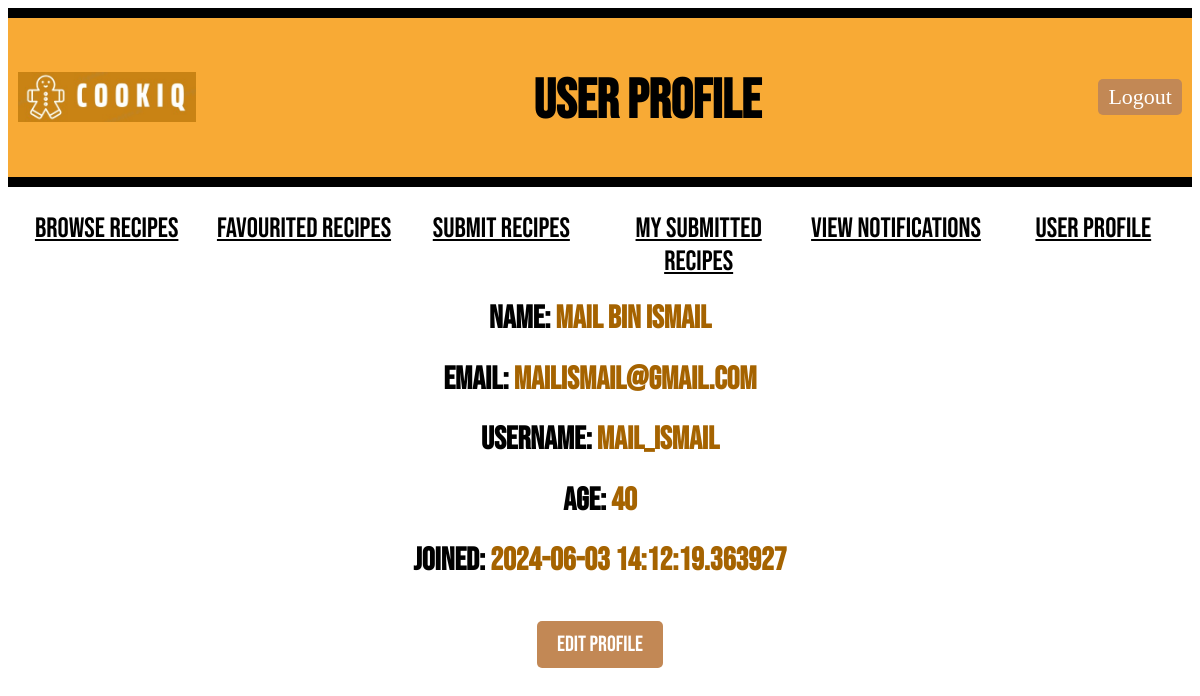
Page /user/5/userprofile (signed in) on the earlier database version.
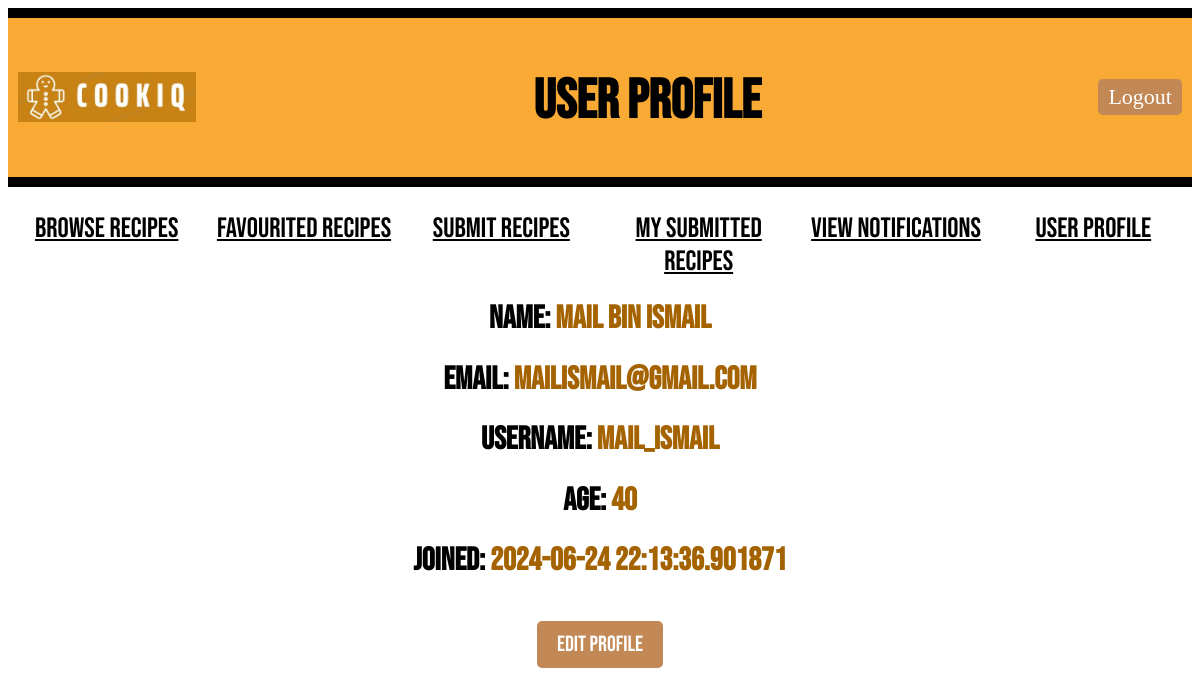
Same page on the later database version.
### models.py (models this page shows, shortened)
class User(db.Model):
    id = db.Column(db.Integer, primary_key=True)
    name = db.Column(db.String(100), nullable=False)
    email = db.Column(db.String(80), unique=True, nullable=False)
    username = db.Column(db.String(100), unique=True, nullable=False)
    age = db.Column(db.Integer)
    password = db.Column(db.String(100), nullable=False)
    created_at = db.Column(db.DateTime(timezone=True), default=lambda: datetime.now(timezone('Asia/Kuala_Lumpur')))
    number_of_warnings = db.Column(db.Integer, default=0)
    recipes = db.relationship('Recipe', backref='author', cascade="all, delete-orphan", lazy=True)
    comments = db.relationship('Comment', backref='commenter', cascade="all, delete-orphan", lazy=True)
    favourite_recipes = db.relationship('FavouriteRecipe', backref='user_fav', cascade="all, delete-orphan", lazy=True)
    notifications = db.relationship('Notification', back_populates='user', cascade="all, delete-orphan", lazy=True, overlaps="user_notifications")
    reports = db.relationship('Report', back_populates='user', cascade="all, delete-orphan", lazy=True, overlaps="user_reports")

### main.py (the view)
@app.route("/user/<int:user_id>/userprofile")
def user_profile(user_id):
    if "user_id" not in session or session["user_id"] != user_id:
        return redirect(url_for("login"))
    user = User.query.get_or_404(user_id)
    return render_template("user_profile.html", user=user)

### templates/user_profile.html (shortened to what this page needs)
<!DOCTYPE html>
<html>
<head>
    <link rel="stylesheet" type="text/css" href="{{ url_for('static', filename='style.css') }}">
</head>
<body>
    <div class="header">
        <div class="logo-container">
            <img style="height: 50px; padding-bottom: 30px;" src="{{ url_for('static', filename='Logo_CookiQ.jpeg') }}" alt="Logo_CookiQ">
        </div>
        <h1 class="title">User Profile</h1>
        <a href="{{ url_for('logout') }}" class="LogOutButton">Logout</a>
    </div>
    <div class="classification">
        <ul>
            <li><a href="{{ url_for('browse_recipes', user_id=user.id) }}" class="nav-button">Browse Recipes</a></li>
            <li><a href="{{ url_for('favouritedrecipe', user_id=user.id)}}" class="nav-button">Favourited Recipes</a></li>
            <li><a href="{{ url_for('recipesubmission', user_id=user.id) }}" class="nav-button">Submit Recipes</a></li>
            <li><a href="{{ url_for('submitted_recipes', user_id=user.id) }}" class="nav-button">My Submitted Recipes</a></li>
            <li><a href="{{ url_for('view_notifications', user_id=user.id) }}" class="nav-button">View Notifications</a></li>
            <li><a href="{{ url_for('user_profile', user_id=user.id) }}" class="nav-button">User Profile</a></li>
        </ul>
    </div>
    <div class="profile">
        <div class="profile-info">
            <h1><strong>NAME:</strong> {{ user.name }}</h1>
            <h1><strong>EMAIL:</strong> {{ user.email }}</h1>
            <h1><strong>USERNAME:</strong> {{ user.username }}</h1>
            <h1><strong>AGE:</strong> {{ user.age }}</h1>
            <h1><strong>JOINED:</strong> {{ user.created_at }}</h1>
            <a href="{{ url_for('edit_profile', user_id=user.id) }}" class="EditProfile">Edit Profile</a>
        </div>
    </div>
</body>
</html>

Differences in the rows shown:
changed User "Mail Bin Ismail": created_at "2024-06-03 14:12:19.363927" → "2024-06-24 22:13:36.901871"
